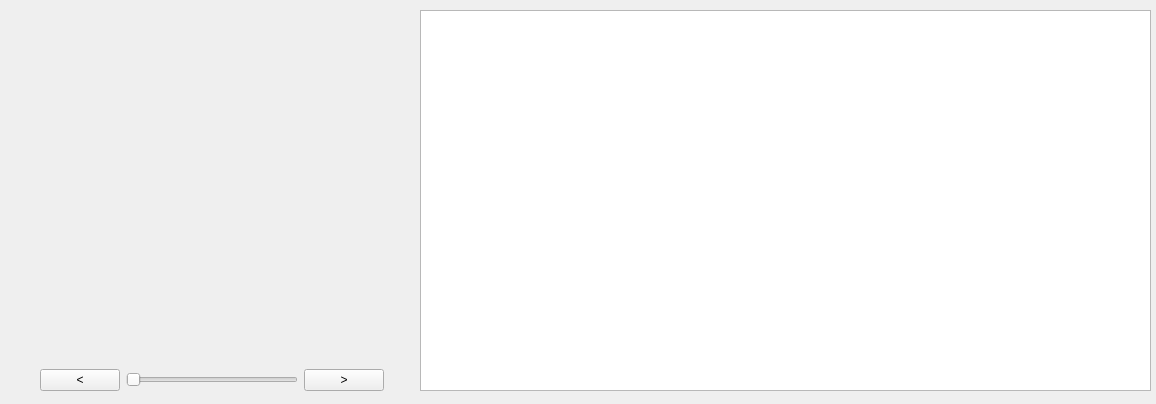
<?xml version="1.0" encoding="UTF-8"?>
<ui version="4.0">
 <class>ContInfo</class>
 <widget class="QWidget" name="ContInfo">
  <property name="geometry">
   <rect>
    <x>0</x>
    <y>0</y>
    <width>1156</width>
    <height>404</height>
   </rect>
  </property>
  <property name="windowTitle">
   <string>Упакованные объекты в выбранном контейнере</string>
  </property>
  <widget class="QTableWidget" name="tableWidget">
   <property name="geometry">
    <rect>
     <x>420</x>
     <y>10</y>
     <width>731</width>
     <height>381</height>
    </rect>
   </property>
  </widget>
  <widget class="QWidget" name="horizontalLayoutWidget_2">
   <property name="geometry">
    <rect>
     <x>40</x>
     <y>10</y>
     <width>344</width>
     <height>388</height>
    </rect>
   </property>
   <layout class="QHBoxLayout" name="horizontalLayout_2">
    <item>
     <layout class="QVBoxLayout" name="verticalLayout">
      <item>
       <widget class="MainScene" name="picWidget" native="true">
        <property name="sizePolicy">
         <sizepolicy hsizetype="Expanding" vsizetype="Expanding">
          <horstretch>0</horstretch>
          <verstretch>0</verstretch>
         </sizepolicy>
        </property>
        <property name="minimumSize">
         <size>
          <width>340</width>
          <height>340</height>
         </size>
        </property>
        <property name="maximumSize">
         <size>
          <width>341</width>
          <height>341</height>
         </size>
        </property>
       </widget>
      </item>
      <item>
       <layout class="QHBoxLayout" name="horizontalLayout">
        <item>
         <widget class="QPushButton" name="upButton">
          <property name="text">
           <string>&lt;</string>
          </property>
         </widget>
        </item>
        <item>
         <widget class="QSlider" name="horizontalSlider">
          <property name="orientation">
           <enum>Qt::Horizontal</enum>
          </property>
         </widget>
        </item>
        <item>
         <widget class="QPushButton" name="downButton">
          <property name="text">
           <string>&gt;</string>
          </property>
         </widget>
        </item>
       </layout>
      </item>
     </layout>
    </item>
   </layout>
  </widget>
 </widget>
 <customwidgets>
  <customwidget>
   <class>MainScene</class>
   <extends>QWidget</extends>
   <header>mainscene.h</header>
   <container>1</container>
  </customwidget>
 </customwidgets>
 <resources/>
 <connections/>
</ui>
